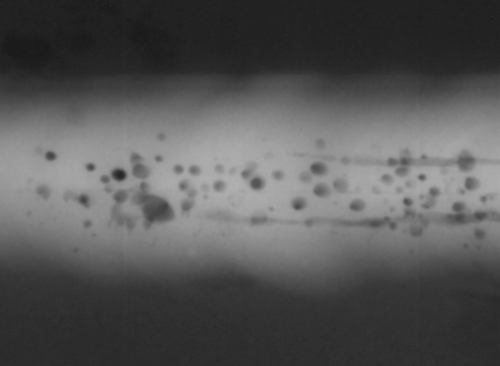
%> input picture Balu/ImagesAndData/testimg7.bmp, 500 x 366 px
$ octave Bim_segsift.m   (GNU Octave 9; MATLAB toolbox functions it lacks are replaced by stand-ins)
%> lines starting %> are read from the running program, lines starting %| are printed output that depends on the picture; in (x1, y1, x2, y2) boxes, pixels count from 0 and x2, y2 are one past the last pixel; in counts of white or black regions, pixels touching at a corner belong together; the program's own positions count from 1
I = imread('testimg7.bmp');
%> I is the input picture: size 366x500 uint8; min 18, max 178, mean 86.3
J = imread('testimg8.bmp');
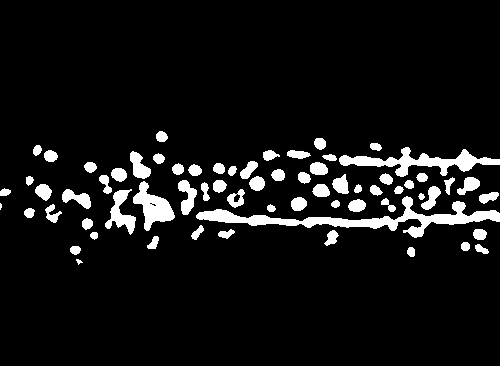
%> input picture Balu/ImagesAndData/testimg8.bmp, 500 x 366 px
%> J: size 366x500 logical; 7.7% white; 67 white regions (1 under 20 px), largest, box (x1, y1, x2, y2) and area: (196, 196, 500, 238) 3028, (339, 147, 500, 177) 1676, (133, 181, 175, 231) 952

Itrain = I(:,1:250);
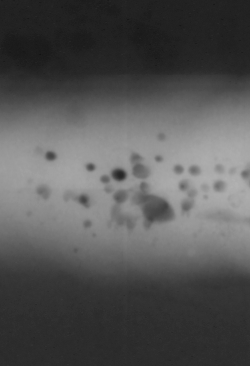
%> Itrain: size 366x250 uint8; min 18, max 178, mean 84.9
Jtrain = J(:,1:250);
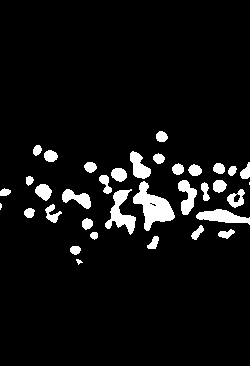
%> Jtrain: size 366x250 logical; 6.5% white; 35 white regions (2 under 20 px), largest, box (x1, y1, x2, y2) and area: (133, 181, 175, 231) 952, (105, 189, 136, 235) 603, (196, 209, 250, 225) 488
Itest  = I(:,251:500);
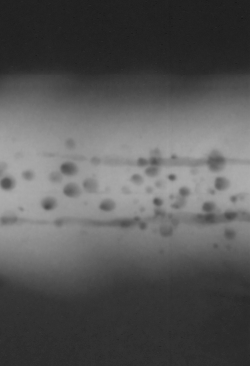
%> Itest: size 366x250 uint8; min 24, max 174, mean 87.7
Jtest  = J(:,251:500);
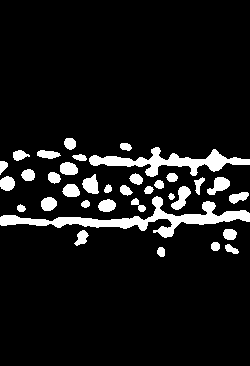
%> Jtest: size 366x250 logical; 8.9% white; 35 white regions, largest, box (x1, y1, x2, y2) and area: (0, 196, 250, 238) 2540, (89, 147, 250, 177) 1676, (171, 186, 191, 210) 241

Itest = I;
Jtest = J;


%> (the run ends here)
